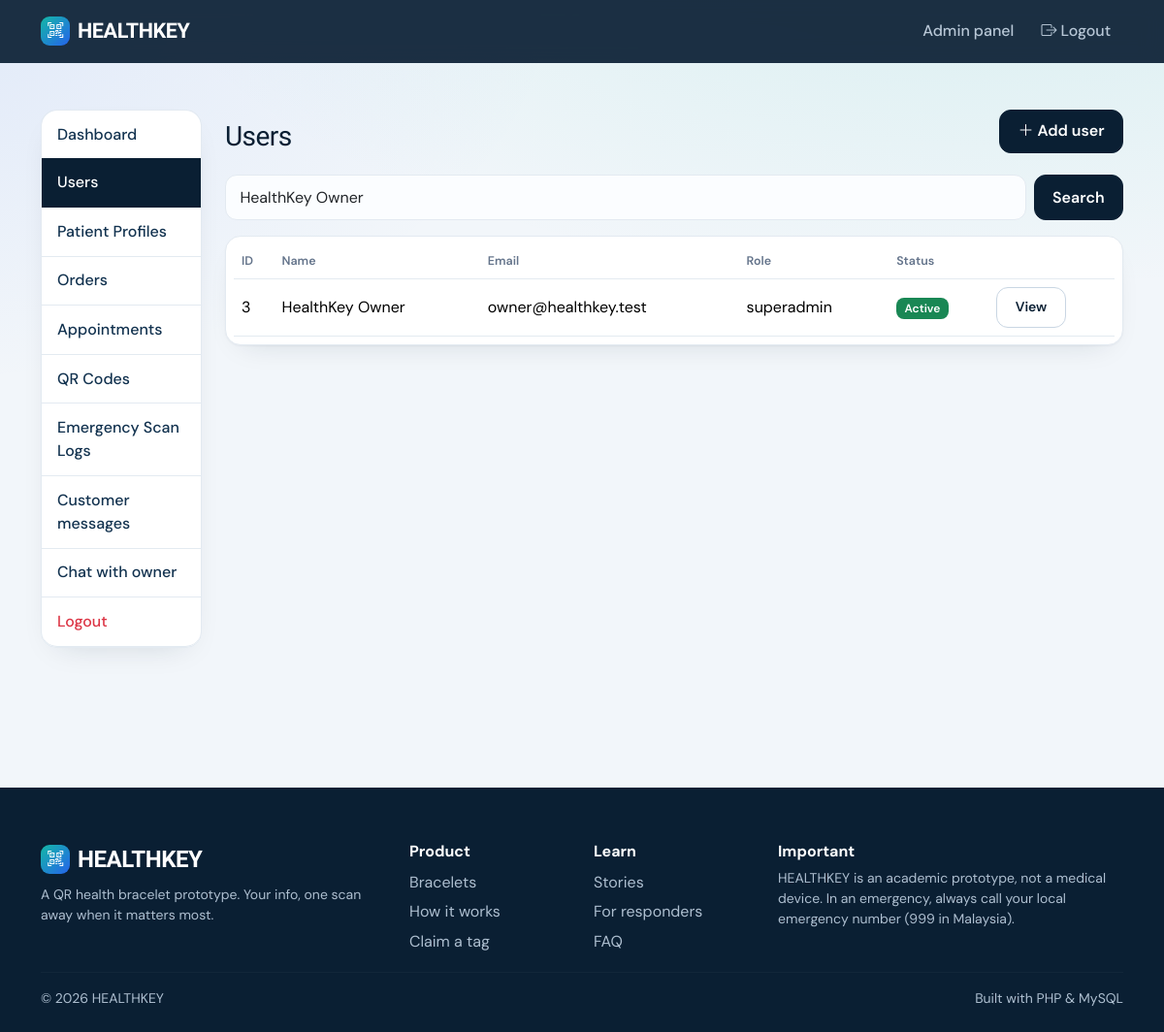
The app's page /admin/users.php?s=HealthKey Owner (signed in) with its own data.
### tables this page shows
CREATE TABLE users(id INT AUTO_INCREMENT PRIMARY KEY,name VARCHAR(100) NOT NULL,email VARCHAR(150) NOT NULL UNIQUE,password VARCHAR(255) NOT NULL,phone VARCHAR(30),role ENUM('user','admin','superadmin') NOT NULL DEFAULT 'user',is_active TINYINT DEFAULT 1,created_at TIMESTAMP DEFAULT CURRENT_TIMESTAMP,updated_at TIMESTAMP DEFAULT CURRENT_TIMESTAMP ON UPDATE CURRENT_TIMESTAMP);

### includes/functions.php (called while the page is built, shortened)
<?php
function e($v){return htmlspecialchars((string)$v,ENT_QUOTES,'UTF-8');}

### includes/database.php (called while the page is built)
<?php
function db(){static $p;if(!$p){$p=new PDO('mysql:host='.DB_HOST.';dbname='.DB_NAME.';charset=utf8mb4',DB_USER,DB_PASS,[PDO::ATTR_ERRMODE=>PDO::ERRMODE_EXCEPTION,PDO::ATTR_DEFAULT_FETCH_MODE=>PDO::FETCH_ASSOC]);}return $p;}
function q($sql,$a=[]){$s=db()->prepare($sql);$s->execute($a);return $s;}

### admin/users.php (the view, shortened to what this page needs)
<?php require '_top.php';
$s='%'.trim($_GET['s']??'').'%';[$pg,$off,$per]=page(0);
$rows=q("SELECT * FROM users WHERE name LIKE ? OR email LIKE ? ORDER BY id DESC LIMIT $per OFFSET $off",[$s,$s])->fetchAll();?>
<div class="page-head"><h3 class="mb-0">Users</h3><a class="btn btn-primary" href="user-form.php"><i class="bi bi-plus-lg"></i> Add user</a></div>
<form class="mb-3 d-flex gap-2"><input name="s" class="form-control" placeholder="Search name or email" value="<?=e($_GET['s']??'')?>"><button class="btn btn-primary">Search</button></form>
<div class="table-responsive card p-2"><table class="table align-middle mb-0"><tr><th>ID</th><th>Name</th><th>Email</th><th>Role</th><th>Status</th><th></th></tr>
<?php foreach($rows as $r):?><tr><td><?=$r['id']?></td><td><?=e($r['name'])?></td><td><?=e($r['email'])?></td><td><?=$r['role']?></td><td><span class="badge <?=$r['is_active']?'bg-success':'bg-secondary'?>"><?=$r['is_active']?'Active':'Deactivated'?></span></td>
<td class="text-nowrap"><a class="btn btn-sm btn-outline-primary" href="user-view.php?id=<?=$r['id']?>">View</a>
</td></tr><?php endforeach;?></table></div>
<?php require '_bottom.php';

### assets/css/style.css (style rules this page uses)
:root { --ink:#0A1F33;--ink2:#12324F;--teal:#14B8A6;--teal-d:#0D9488;--blue:#2563EB;--alert:#F0484B;--paper:#F2F6FA;--line:#E3EAF1;--mute:#64748B;--r:16px }
* { -webkit-font-smoothing:antialiased }
body { font-family:'DM Sans',system-ui,sans-serif;background:var(--paper);color:var(--ink);background-image:radial-gradient(900px 400px at 85% -100px,rgba(20,184,166,.13),transparent),radial-gradient(700px 400px at -10% 0,rgba(37,99,235,.09),transparent);background-repeat:no-repeat }
h1,h2,h3,h4,h5,.navbar-brand,.stat { font-family:'Bricolage Grotesque','DM Sans',sans-serif;letter-spacing:-.02em }
a { color:var(--blue) }
.card { background:#fff;border:1px solid var(--line);border-radius:var(--r);box-shadow:0 1px 2px rgba(10,31,51,.04),0 12px 32px -18px rgba(10,31,51,.18) }
.btn { border-radius:12px;font-weight:600;padding:.6rem 1.15rem;transition:transform .15s,box-shadow .15s,background .15s }
.btn-primary { background:var(--ink);border-color:var(--ink) }
.btn-outline-primary { color:var(--ink);border-color:#c9d6e3 }
.form-control,.form-select { border:1.5px solid var(--line);border-radius:12px;padding:.65rem .9rem;background:#fbfdff }
.badge { border-radius:8px;padding:.4em .7em;font-weight:600 }
.table { --bs-table-bg:transparent }
.table th { font-size:.78rem;color:var(--mute);font-weight:600;border-bottom:1.5px solid var(--line) }
.table td { border-color:var(--line) }
.page-head { display:flex;justify-content:space-between;align-items:end;margin-bottom:1.4rem;flex-wrap:wrap;gap:.5rem }

### records on screen
users: id "3", name "HealthKey Owner", email "owner@healthkey.test", role "superadmin", is_active "Active"

### other values on screen
$l "Dashboard"
$l "Users"
$l "Patient Profiles"
$l "Orders"
$l "Appointments"
$l "QR Codes"
$l "Emergency Scan Logs"
$l "Customer messages"
$l "Chat with owner"
